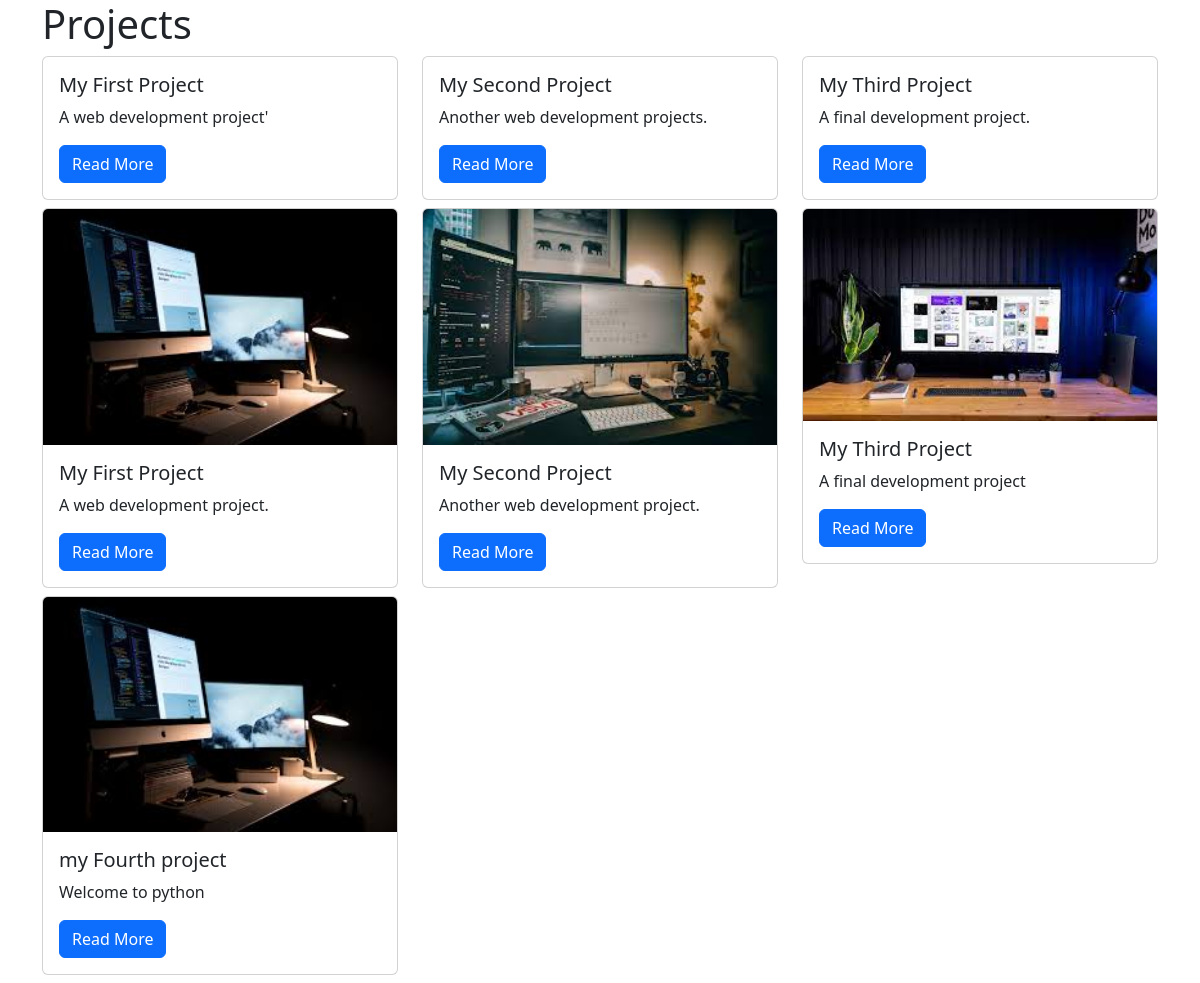
/projects/, run on the app's committed database.
### projects/models.py (models this page shows)
class Project(models.Model):
  title = models.CharField(max_length=100)
  description = models.TextField()
  technology = models.CharField(max_length=20)
  image = models.FileField(upload_to="project_images/", blank=True)

### projects/views.py (the view)
# urls.py: path("", views.project_index, name="project_index"),
def project_index(request):
  projects = Project.objects.all()
  context = {
    "projects":projects
  }
  return render(request,"projects/index.html", context)

### projects/templates/projects/index.html
{% extends "base.html" %}
{% block page_content %}
<h1>Projects</h1>
<div class="row">
{% for project in projects %}
    <div class="col-md-4">
        <div class="card mb-2">
            {% if project.image %}
                <img class="card-img-top" src="{{ project.image.url }}">
            {% endif %}
            <div class="card-body">
                <h5 class="card-title">{{ project.title }}</h5>
                <p class="card-text">{{ project.description }}</p>
                <a href="{% url 'project_detail' project.pk %}"
                   class="btn btn-primary">
                    Read More
                </a>
            </div>
        </div>
    </div>
    {% endfor %}
</div>
{% endblock %}

### templates/base.html (shortened to what this page needs)
<!DOCTYPE html>
<html lang="en">
<head>
    <link
        href="https://cdn.jsdelivr.net/npm/bootstrap@5.3.1/dist/css/bootstrap.min.css"
        rel="stylesheet"
    >
</head>
<body class="container">
{% block page_content %}{% endblock page_content %}
</body>
</html>

### data on the page
Project: title "My First Project", description "A web development project'"
Project: title "My Second Project", description "Another web development projects."
Project: title "My Third Project", description "A final development project."
Project: image (picture), title "My First Project", description "A web development project."
Project: image (picture), title "My Second Project", description "Another web development project."
Project: image (picture), title "My Third Project", description "A final development project"
Project: image (picture), title "my Fourth project", description "Welcome to python"
